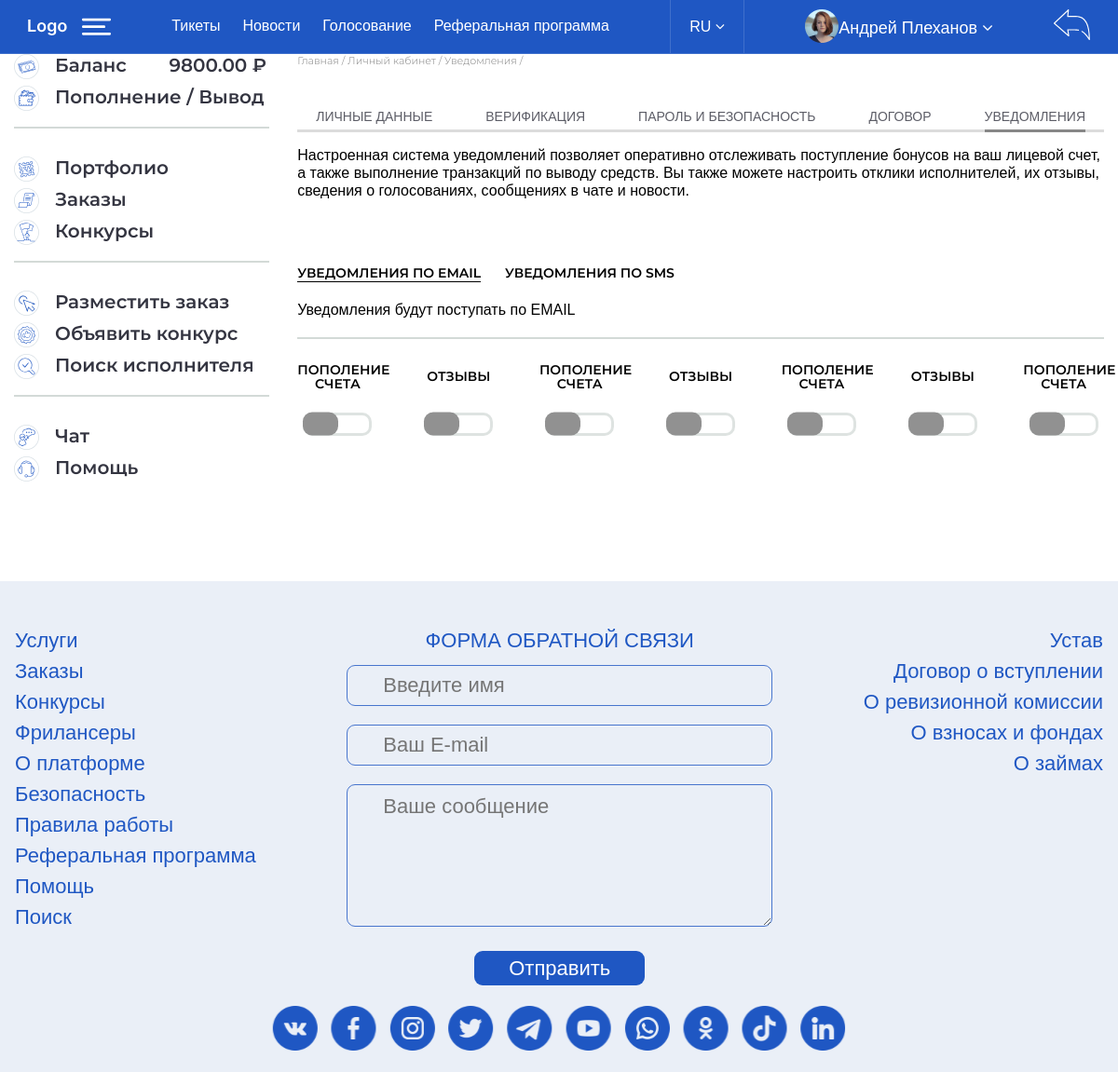
The page /profile/notifications/ (signed in) on the database its author committed.
### app_users/models.py (models this page shows, shortened)
class CustomUser(AbstractBaseUser, MPTTModel, PermissionsMixin):
    STATUS_CHOICES = (
        ("0", _("Участник Заказчик")),
        ("1", _("Кандидат")),
        ("2", _("Участник Фрилансер")),
    )
    image_validator = FileExtensionValidator(
        allowed_extensions=['png', 'jpg', 'gif'],
        message=_('Ошибка загрузки: допускаются только файлы с расширением .jpg .gif .png')
    )
    document_validator = FileExtensionValidator(
        allowed_extensions=['png', 'jpg', 'pdf'],
        message=_('Ошибка загрузки: допускаются только файлы с расширением .jpg .pdf .png')
    )
    email = models.EmailField(_('email'), unique=True, db_index=True)
    email_confirmed = models.BooleanField(_('email подтвержден'), default=False)
    username = models.SlugField(max_length=55, db_index=True, unique=True, verbose_name=_('имя пользователя'), null=True, blank=True)
    last_name = models.CharField(_('Фамилия'), max_length=55, blank=True, db_index=True)
    first_name = models.CharField(_('Имя'), max_length=55, blank=True, db_index=True)
    patronymic = models.CharField(_('Отчество'), max_length=55, blank=True, db_index=True)
    country = models.CharField(_('Страна'), max_length=55, blank=True, db_index=True)
    address = models.CharField(_('Адрес'), max_length=255, blank=True, db_index=True)
    personal_number = models.CharField(_('ИНН или персональный номер'), max_length=17, blank=True, null=True, db_index=True)
    document = models.FileField(_('документ'), upload_to='documents/', blank=True, validators=[document_validator, document_size_validate])
    document_number = models.CharField(_('Серия и номер документа'), max_length=55, blank=True, db_index=True)
    document_issued = models.CharField(_('Когда и кем выдан'), max_length=255, blank=True, db_index=True)
    paid_entrance_fee = models.BooleanField(_('Оплатил вступительный взнос'), default=False)
    status = models.CharField(_('статус'), max_length=30, choices=STATUS_CHOICES, default="0", db_index=True)
    date_joined = models.DateTimeField(_('дата регистрации'), auto_now_add=True, db_index=True)
    is_active = models.BooleanField(_('является активным'), default=True)
    is_staff = models.BooleanField(default=False, verbose_name=_('является сотрудником'))
    is_core = models.BooleanField(default=False, verbose_name=_('основатель'), db_index=True)
    parent = TreeForeignKey('self', on_delete=models.PROTECT, null=True, blank=True, related_name='children',
                            db_index=True, verbose_name=_('родитель'))
    avatar = models.ImageField(upload_to='avatars/', null=True, blank=True, validators=[image_validator, avatar_size_validate])
    phone_regex = RegexValidator(regex=r'^\+\d{11,15}', message=_("Номер телефона должен быть в формате: '+79012345678'."))
    phone_number = models.CharField(validators=[phone_regex], max_length=17, blank=True, verbose_name=_('номер телефона'), db_index=True)
    balance = models.DecimalField(max_digits=10, decimal_places=2, default=0, verbose_name=_('баланс'), db_index=True)
    bank_name = models.CharField(_('Наименование банка'), max_length=255, blank=True)
    bank_address = models.CharField(_('Адрес банка'), max_length=255, blank=True)
    bank_bic = models.CharField(_('БИК банка'), max_length=55, blank=True, null=True)
    bank_correspondent_account = models.CharField(_('Корреспондентский счет банка'), max_length=55, blank=True, null=True)
    payment_account = models.CharField(_('Расчетный счет'), max_length=55, blank=True, null=True)
    recipients_name = models.CharField(_('Имя получателя платежа'), max_length=255, blank=True)
    USERNAME_FIELD = 'email'
    REQUIRED_FIELDS = []
    objects = CustomUserManager()
    class MPTTMeta:
        user_insertion_by = ['email']
    class Meta:
        verbose_name = _('пользователь')
        verbose_name_plural = _('пользователи')

### app_settings/models.py (models this page shows, shortened)
class SocialMediaItem(models.Model):
    social_media = models.ForeignKey('SocialMedia', related_name='social_media_item', on_delete=models.CASCADE, verbose_name=_('социальные сети'))
    name = models.CharField(max_length=55, null=True, blank=True, verbose_name=_('название'))
    link = models.URLField(max_length=255, null=True, blank=True, verbose_name=_('ссылка'), unique=True)
    icon = models.FileField(upload_to='social_media/', null=True, blank=True, verbose_name=_('иконка'), db_index=True,
                            validators=[icon_validator, icon_size_validate])
    class Meta:
        verbose_name = _('соцсеть')
        verbose_name_plural = _('соцсети')

### app_users/views.py (the view)
# urls.py: path('profile/notifications/', account_notification_view, name='notifications'),
@login_required
def account_notification_view(request):
    context = {
        'user': request.user, 'title': _('Уведомления'), 'current_elem': 'notifications',
        'breadcrumbs': {_('Главная'): 'home', _('Личный кабинет'): 'profile', _('Уведомления'): 'notifications'}
    }
    return render(
        request,
        'app_users/profile/notifications.html',
        context=context
    )

### app_users/templates/app_users/profile/notifications.html
{% extends 'app_users/profile/_profile_base_edit.html' %}
{% load i18n %}
{% load static %}
{% block settings %}
    <div class="notifications">
        <div class="top-text">
            {% trans "Настроенная система уведомлений позволяет оперативно отслеживать поступление бонусов на ваш лицевой счет, а также выполнение транзакций по выводу средств. " %}
            {% trans 'Вы также можете настроить отклики исполнителей, их отзывы, сведения о голосованиях, сообщениях в чате и новости.' %}
        </div>
        <div class="menu">
            <a href="#" class="active">{% trans "УВЕДОМЛЕНИЯ ПО EMAIL" %}</a>
            <a href="#">{% trans "УВЕДОМЛЕНИЯ ПО SMS" %}</a>
        </div>
        <div class="list-name">
            {% trans "Уведомления будут поступать по EMAIL" %}
        </div>
        <div class="flex">
            <div class="item">
                <div class="name">
                    <span>{% trans "ПОПОЛЕНИЕ СЧЕТА" %}</span>
                </div>
                <input type="checkbox" class="checkbox" id="ch1"><label for="ch1"></label>
            </div>
            <div class="item">
                <div class="name">
                    <span>{% trans "ОТЗЫВЫ" %}</span>
                </div>
                <input type="checkbox" class="checkbox" id="ch2"><label for="ch2"></label>
            </div>
            <div class="item">
                <div class="name">
                    <span>{% trans "ПОПОЛЕНИЕ СЧЕТА" %}</span>
                </div>
                <input type="checkbox" class="checkbox" id="ch3"><label for="ch3"></label>
            </div>
            <div class="item">
                <div class="name">
                    <span>{% trans "ОТЗЫВЫ" %}</span>
                </div>
                <input type="checkbox" class="checkbox" id="ch4"><label for="ch4"></label>
            </div>
            <div class="item">
                <div class="name">
                    <span>{% trans "ПОПОЛЕНИЕ СЧЕТА" %}</span>
                </div>
                <input type="checkbox" class="checkbox" id="ch5"><label for="ch5"></label>
            </div>
            <div class="item">
                <div class="name">
                    <span>{% trans "ОТЗЫВЫ" %}</span>
                </div>
                <input type="checkbox" class="checkbox" id="ch6"><label for="ch6"></label>
            </div>
            <div class="item">
                <div class="name">
                    <span>{% trans "ПОПОЛЕНИЕ СЧЕТА" %}</span>
                </div>
                <input type="checkbox" class="checkbox" id="ch7"><label for="ch7"></label>
            </div>
        </div>
    </div>
{% endblock %}

### app_users/templates/app_users/profile/_profile_base.html
{% extends 'app_users/_base.html' %}
{% load i18n %}
{% load static %}
{% block middle %}
    <div class="cabinet-page">
        <div class="wrap flex">
            <nav>
                <ul>
                    <li>
                        <a href="{% url 'balance' %}" {% if current_elem == 'balance' %}class="active"{% endif %}>
                            <img src="{% static 'assets/img/menu1.svg' %}"> {% trans 'Баланс' %}
                            <span>{{ request.user.balance }}</span> ₽
                        </a>
                    </li>
                    <li>
                        <a href="{% url 'topup_withdrawal' %}" {% if current_elem == 'topup_withdrawal' %}class="active"{% endif %}>
                            <img src="{% static 'assets/img/menu2.svg' %}"> {% trans 'Пополнение / Вывод' %}
                        </a>
                    </li>
                    <div class="line"></div>
                    <li>
                        <a href="{% url 'portfolio' %}" {% if current_elem == 'portfolio' %}class="active"{% endif %}>
                            <img src="{% static 'assets/img/menu3.svg' %}"> {% trans 'Портфолио' %}
                        </a>
                    </li>
                    <li>
                        <a href="{% url 'contracts' %}" {% if current_elem == 'contracts' %}class="active"{% endif %}>
                            <img src="{% static 'assets/img/menu4.svg' %}"> {% trans 'Заказы' %}
                        </a>
                    </li>
                    <li>
                        <a href="{% url 'contests' %}" {% if current_elem == 'contests' %}class="active"{% endif %}>
                            <img src="{% static 'assets/img/menu5.svg' %}"> {% trans 'Конкурсы' %}
                        </a>
                    </li>
                    <div class="line"></div>
                    <li>
                        <a href="{% url 'place_contract' %}" {% if current_elem == 'place_contract' %}class="active"{% endif %}>
                            <img src="{% static 'assets/img/menu6.svg' %}"> {% trans 'Разместить заказ' %}
                        </a>
                    </li>
                    <li>
                        <a href="{% url 'announce_contest' %}" {% if current_elem == 'announce_contest' %}class="active"{% endif %}>
                            <img src="{% static 'assets/img/menu7.svg' %}"> {% trans 'Объявить конкурс' %}
                        </a>
                    </li>
                    <li>
                        <a href="{% url 'search_contractor' %}" {% if current_elem == 'search_contractor' %}class="active"{% endif %}>
                            <img src="{% static 'assets/img/menu8.svg' %}"> {% trans 'Поиск исполнителя' %}
                        </a>
                    </li>
                    <div class="line"></div>
                    <li>
                        <a href="{% url 'chat' %}" {% if current_elem == 'chat' %}class="active"{% endif %}>
                            <img src="{% static 'assets/img/menu9.svg' %}"> {% trans 'Чат' %}
                        </a>
                    </li>
                    <li>
                        <a href="{% url 'support' %}" {% if current_elem == 'support' %}class="active"{% endif %}>
                            <img src="{% static 'assets/img/menu10.svg' %}"> {% trans 'Помощь' %}
                        </a>
                    </li>
                </ul>
            </nav>
            <div class="cabinet-content">
                <div class="navi">
                    {% for name, link in breadcrumbs.items %}
                        {% if current_elem == link %}
                            <a>{{ name }}</a> /
                        {% else %}
                            <a href="{% url link %}">{{ name }}</a> /
                        {% endif %}
                    {% endfor %}
                </div>
                {% block content %}
                {% endblock %}
            </div>
        </div>
    </div>
{% endblock %}

### app_users/templates/app_users/header.html (shortened to what this page needs)
{% load flatpages %}
{% load static %}
{% load i18n %}
{% get_flatpages '/referral-program/' as referral_program %}
<header class="header flex">
    <div class="logo">
        <a href="{% url 'home' %}"><img src="{% static 'assets/img/logo.svg' %}"></a>
        <a class="menu-button"></a>
    </div>
    {% if request.user.is_authenticated %}
        <ul>
            <li><a href="#">{% trans "Тикеты" %}</a></li>
            <li><a href="{% url 'news_list' %}">{% trans "Новости" %}</a></li>
            <li>
                <a href="{% url 'polls-list' %}">
                    {% trans "Голосование" %}
                </a>
            </li>
            <li><a href="{{ referral_program.first.url }}">{% trans "Реферальная программа" %}</a></li>
        </ul>
        <div class="langs-block">
            <a href="#" class="lang">RU <i class="fa fa-angle-down"></i></a>
        </div>
        <div class="name">
            {% if request.user.avatar %}
                <div><img src="{% static 'assets/img/avatar.png' %}"></div>
            {% else %}
                <div><img src="{% static 'assets/img/avatar.png' %}"></div>
            {% endif %}
            <div>
                <a href="#">
                    {% if request.user.last_name and request.user.first_name %}
                        {{ request.user.first_name }} {{ request.user.last_name }}
                    {% else %}
                        {% trans "Личный кабинет" %}
                    {% endif %}
                    <i class="fa fa-angle-down"></i>
                </a>
            </div>
        </div>
    {% endif %}
    {% if request.user.is_authenticated %}
        <a href="{% url 'logout' %}" class="logout"></a>
    {% else %}
        <button class="login-btn" onclick="loginPopup()">{% trans "Вход" %}</button>
    {% endif %}
</header>

### app_users/templates/app_users/footer.html (shortened to what this page needs)
{% load static %}
{% load i18n %}
{% load flatpages %}
{% get_flatpages '/referral-program/' as referral_program %}
{% get_flatpages '/about-platform/' as about_platform %}
{% get_flatpages '/working-rules/' as working_rules %}
{% get_flatpages '/regulation/' as regulation %}
{% get_flatpages '/entry-agreement/' as entry_agreement %}
{% get_flatpages '/audit-commission/' as audit_commission %}
{% get_flatpages '/contributions-and-funds/' as contributions_and_funds %}
{% get_flatpages '/loans/' as loans %}
<footer class="footer">
    <div class="flex">
        <ul>
            <li><a href="#">{% trans 'Услуги' %}</a></li>
            <li><a href="#">{% trans 'Заказы' %}</a></li>
            <li><a href="#">{% trans 'Конкурсы' %}</a></li>
            <li><a href="#">{% trans 'Фрилансеры' %}</a></li>
            <li><a href="{{ about_platform.first.url }}">{% trans 'О платформе' %}</a></li>
            <li><a href="#">{% trans 'Безопасность' %}</a></li>
            <li><a href="{{ working_rules.first.url }}">{% trans 'Правила работы' %}</a></li>
            <li><a href="{{ referral_program.first.url }}">{% trans 'Реферальная программа' %}</a></li>
            <li><a href="#">{% trans 'Помощь' %}</a></li>
            <li><a href="#">{% trans 'Поиск' %}</a></li>
        </ul>
        <form action="#" method="post">
            <p>{% trans 'ФОРМА ОБРАТНОЙ СВЯЗИ' %}</p>
            <input name="name" type="text" placeholder="{% trans 'Введите имя' %}">
            <input name="email" type="text" placeholder="{% trans 'Ваш E-mail' %}">
            <textarea name="message" placeholder="{% trans 'Ваше сообщение' %}"></textarea>
            <button type="submit">{% trans 'Отправить' %}</button>
        </form>
        <ul class="tar">
            <li><a href="{{ regulation.first.url }}">{% trans 'Устав' %}</a></li>
            <li><a href="{{ entry_agreement.first.url }}">{% trans 'Договор о вступлении' %}</a></li>
            <li><a href="{{ audit_commission.first.url }}">{% trans 'О ревизионной комиссии' %}</a></li>
            <li><a href="{{ contributions_and_funds.first.url }}">{% trans 'О взносах и фондах' %}</a></li>
            <li><a href="{{ loans.first.url }}">{% trans 'О займах' %}</a></li>
        </ul>
    </div>
    <div class="social">
        {% if social_media.social_media_item.all %}
            {% for item in social_media.social_media_item.all %}
                <a title="{{ item.name }}" target="_blank" href="{{ item.link }}"><img alt="{{ item.name }}-logo" src="{{ item.icon.url }}"></a>
            {% endfor %}
        {% endif %}
    </div>
</footer>

### rows shown on the page
CustomUser: user.first_name "Андрей", user.last_name "Плеханов", user.balance "9800.00"
SocialMediaItem: icon (picture)
SocialMediaItem: icon (picture)
SocialMediaItem: icon (picture)
SocialMediaItem: icon (picture)
SocialMediaItem: icon (picture)
SocialMediaItem: icon (picture)
SocialMediaItem: icon (picture)
SocialMediaItem: icon (picture)
SocialMediaItem: icon (picture)
SocialMediaItem: icon (picture)

### other values the page prints
{{ name }} "Главная" "Личный кабинет"
{{ name }} "Уведомления"
